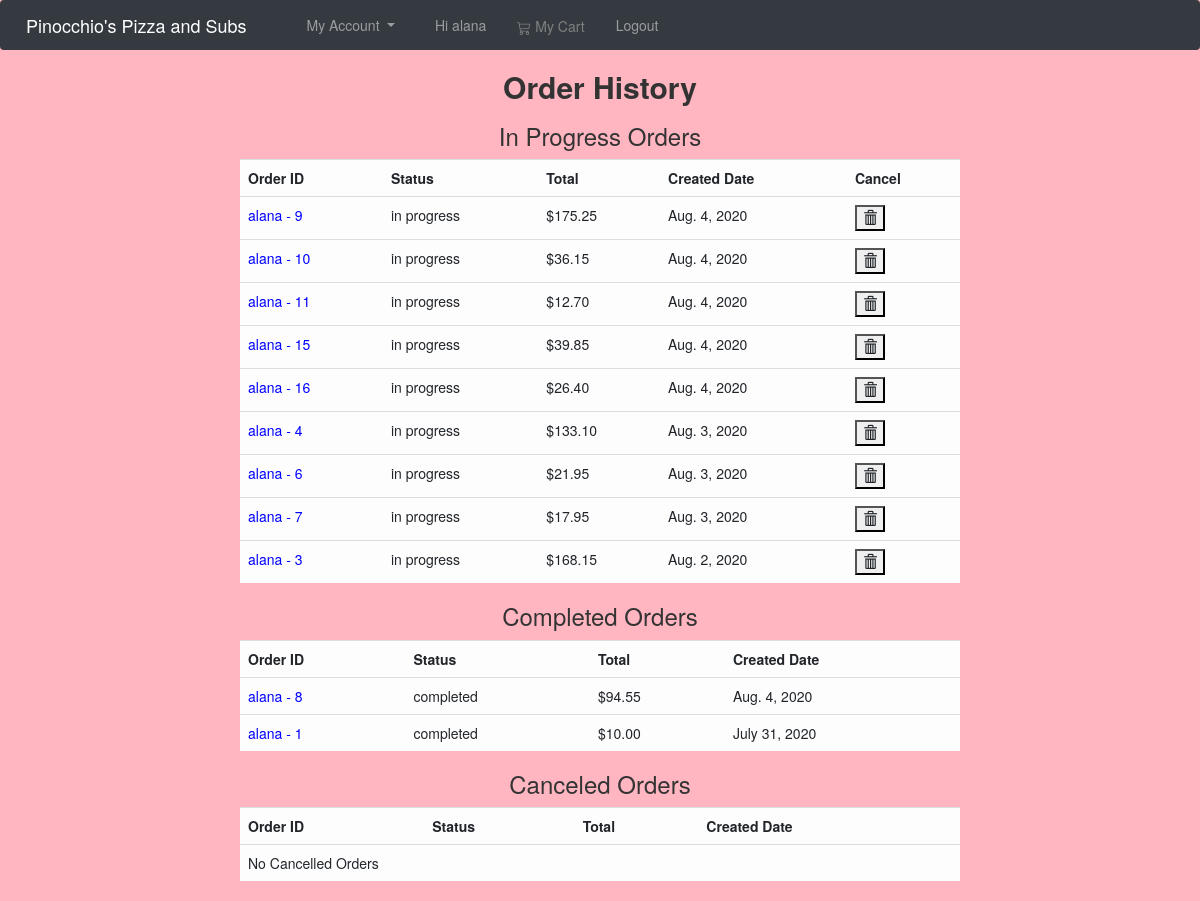
The page /orderhistory (signed in) on the database as committed earlier.
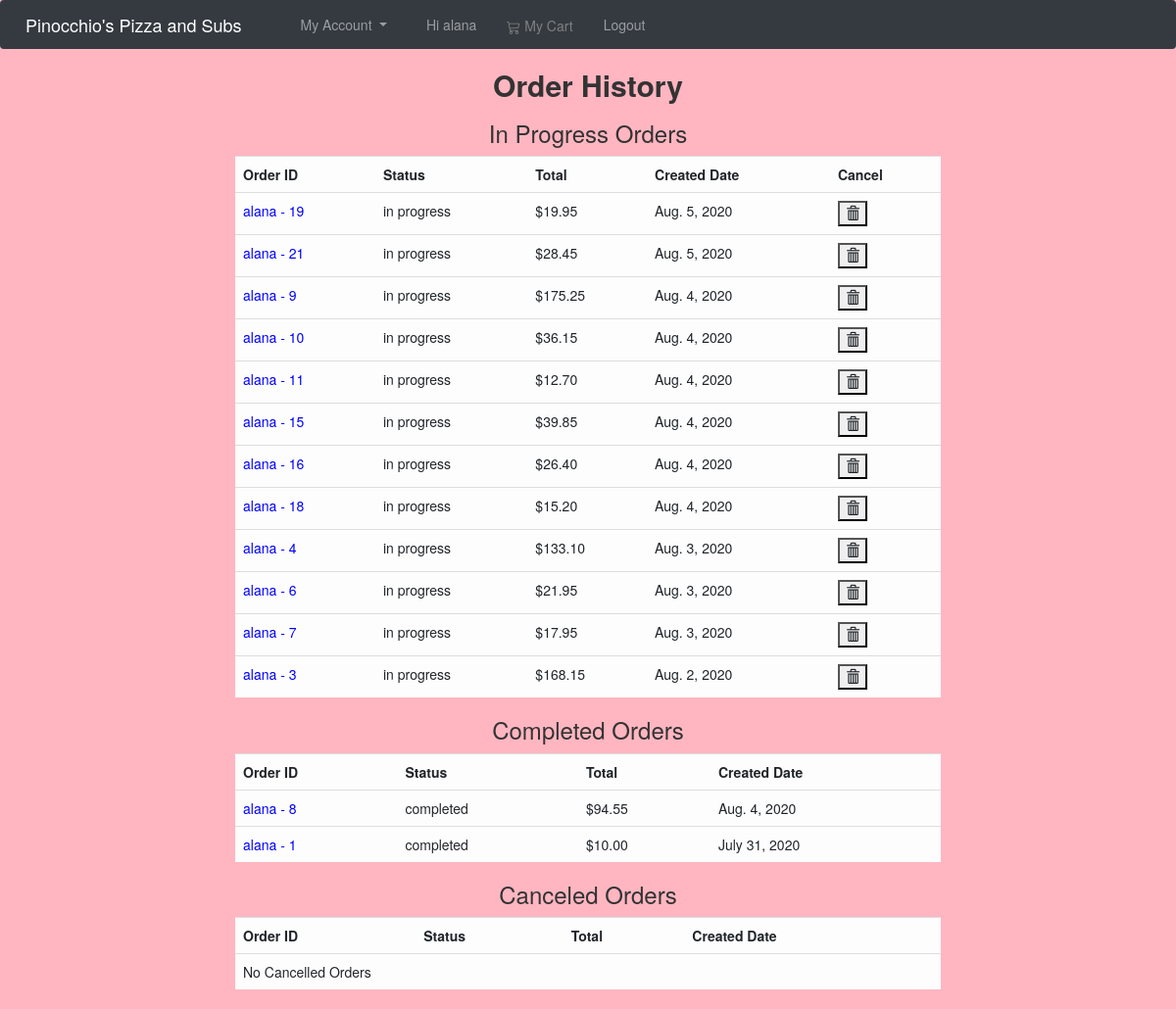
The same page on the database as committed later.
### orders/models.py (models this page shows, shortened)
class OrderMaster(models.Model):
    userid = models.CharField(max_length=50)
    status = models.CharField(max_length=50)
    total = models.DecimalField(max_digits=6, decimal_places=2)
    createdDate = models.DateField()

### orders/views.py (the view)
# urls.py: path("orderhistory", views.orderhistory, name="orderhistory"),
def orderhistory(request):
    progressOrders = None
    completedOrders = None
    cancelledOrders = None
    if request.method=="GET":
        progressOrders = OrderMaster.objects.filter(userid = request.user, status="in progress").order_by('-createdDate').all()
        completedOrders = OrderMaster.objects.filter(userid = request.user, status="completed").order_by('-createdDate').all()
        cancelledOrders = OrderMaster.objects.filter(userid = request.user, status="cancelled").order_by('-createdDate').all()
    context = {
        "pOrders" : progressOrders,
        "cOrders": completedOrders,
        "dOrders" : cancelledOrders,
    }
    return render(request, "orderhistory.html", context)

### orders/templates/orderhistory.html (shortened to what this page needs)
{% extends 'base.html' %}
{% block body %}
<nav class="navbar fixed-nav-bar navbar-expand-lg navbar-dark bg-dark">
    <a class="navbar-brand" href="/">Pinocchio's Pizza and Subs</a>
    <div class="collapse navbar-collapse justify-content-end" id="navbarNav">
      <ul class="navbar-nav">
        <li class="nav-item dropdown">
            <a class="nav-link dropdown-toggle" href="#" id="navbarDropdownMenuLink" data-toggle="dropdown" aria-haspopup="true" aria-expanded="false">
                My Account
            </a>
          </li>
          <li class="nav-item">
            <a class="nav-link"> Hi {{user}}</a>
          </li>
        <form action="/cart"  method = "POST">
        <button style ="padding:10px; padding-top: 30px; color: grey;" class="btn btn-outline-success centered" type="submit">
          My Cart
        </button>
        </form>
        <li class="nav-item">
          <a class="nav-link" href="/logout">Logout</a>
       </li>
       </ul>
    </div>
  </nav>
<h2 style= "margin-top: 70px; text-align:center"> <b> Order History </b></h2>
<h3 style="text-align:center"> In Progress Orders </h3>
<table class ="table table-light" id="centerTable" >
    <tr>
    <th scope ="col">
      Order ID
    </th>
    <th scope ="col">
      Status
    </th>
    <th scope = "col">
        Total
    </th>
    <th scope ="col">
      Created Date
    </th>
    <th scope ="col">
        Cancel
    </th>
    </tr>
    {% for p in pOrders %}
    <tr scope="row">
      <td>
        <a style= "color:blue"  href = "/orderdetails/{{p.id}}"> {{p.userid}} -  {{p.id}} </a>
      </td>
      <td>
        {{p.status}}
      </td>
      <td>
          ${{p.total}}
      </td>
      <td>
        {{p.createdDate}}
      </td>
      <td>
        <button id = "row" onclick = "cancelOrder({{p.id}})"> <span class="glyphicon glyphicon-trash"> </span> </button>
      </td>
    </tr>
    {%empty%}
    <tr>
         <td colspan="4"> No Orders In Progress </td>
    </tr>
    {%endfor%}
</table>
<h3 style="text-align:center"> Completed Orders </h3>
<table class ="table table-light" id="centerTable">
    <tr>
    <th scope ="col">
      Order ID
    </th>
    <th scope ="col">
      Status
    </th>
    <th scope = "col">
    Total
    </th>
    <th scope ="col">
      Created Date
    </th>
    </tr>
    {% for p in cOrders %}
    <tr scope="row">
      <td>
        <a style= "color:blue" href = "/orderdetails/{{p.id}}"> {{p.userid}} -  {{p.id}} </a>
      </td>
      <td>
        {{p.status}}
      </td>
      <td>
          ${{p.total}}
      </td>
      <td>
        {{p.createdDate}}
      </td>
    </tr>
    {%empty%}
    <tr>
         <td colspan="4"> No Completed Orders</td>
    </tr>
    {%endfor%}
</table>
<h3 style="text-align:center"> Canceled Orders </h3>
<table class ="table table-light" id="centerTable">
    <tr>
    <th scope ="col">
      Order ID
    </th>
    <th scope ="col">
      Status
    </th>
    <th scope = "col">
     Total
    </th>
    <th scope ="col">
      Created Date
    </th>
    </tr>
    {% for p in dOrders %}
    <tr scope="row">
      <td>
        <a style= "color:blue" href = "/orderdetails/{{p.id}}"> {{p.userid}} -  {{p.id}} </a>
      </td>
      <td>
        {{p.status}}
      </td>
      <td>
          ${{p.total}}
      </td>
      <td>
        {{p.createdDate}}
      </td>
    </tr>
    {%empty%}
    <tr>
         <td colspan="4"> No Cancelled Orders</td>
    </tr>
    {%endfor%}
</table>
{%endblock%}

Rows that differ between the two databases and show on the page:
added OrderMaster: userid "alana", id "19", status "in progress", total "19.95", createdDate "Aug. 5, 2020", shown under "In Progress Orders"
added OrderMaster: userid "alana", id "21", status "in progress", total "28.45", createdDate "Aug. 5, 2020", shown under "In Progress Orders"
now on this page (row edited): OrderMaster: userid "alana", id "18", status "in progress", total "15.20", createdDate "Aug. 4, 2020", shown under "In Progress Orders"
